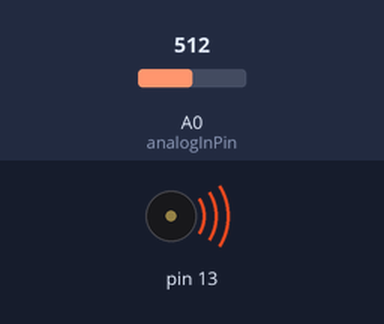
Bench run of a sketch on a simulated Arduino Uno, built with avr-gcc and run on an emulated ATmega328P. Shown: buzzer (waves = sounding). Inputs (shaded band) come from the test bench; at power-on: A0 (analogInPin) = 512.

Above: at 0.1 s.
Timing chart, 0 to 1.6 s (numbered marks = the images above):
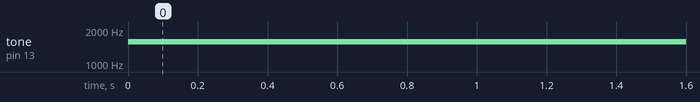

The sketch:

V2.ino
```cpp
#include "pitches.h"


const int analogInPin = A0; //Speaker or buzzer pin
const int stepRange = 16; //Range of the synth, rough estimate
const float toneSnap = 1.059384363933533; //currently set to a semitone
const int startingNote = NOTE_E5; //lowest note playable, also determines the key


int chromaticarray[] = {0,1,2,3,4,5,6,7,8,9,10,11,12};
int majorarray[] = {0,2,4,5,7,9,11};
int minorarray[] = {0,2,3,5,7,8,11};
int arparray[] = {0,4,7};
int marparray[] = {0,3,7};
int minorbluearray[] = {0,3,5,6,7,10,12};


int sensorValue = 0;
int noteValue = 0;

float getScaleFreq(int notearray[], int scaleNo, int arraysize){
  int scaleSize = arraysize / sizeof(int);
  return startingNote * pow(2, floor(scaleNo/scaleSize)) * pow(toneSnap,notearray[scaleNo%scaleSize]);
}

void setup() {
}

void loop() {
  sensorValue = analogRead(analogInPin);
  noteValue = map(sensorValue, 0, 1023, 0, stepRange);
  tone(13, getScaleFreq(minorbluearray, noteValue, sizeof(minorbluearray)));
  delay(2);
}
```

pitches.h
```cpp
#define NOTE_B0  31
#define NOTE_C1  33
#define NOTE_CS1 35
#define NOTE_D1  37
#define NOTE_DS1 39
#define NOTE_E1  41
#define NOTE_F1  44
#define NOTE_FS1 46
#define NOTE_G1  49
#define NOTE_GS1 52
#define NOTE_A1  55
#define NOTE_AS1 58
#define NOTE_B1  62
#define NOTE_C2  65
#define NOTE_CS2 69
#define NOTE_D2  73
#define NOTE_DS2 78
#define NOTE_E2  82
#define NOTE_F2  87
#define NOTE_FS2 93
#define NOTE_G2  98
#define NOTE_GS2 104
#define NOTE_A2  110
#define NOTE_AS2 117
#define NOTE_B2  123
#define NOTE_C3  131
#define NOTE_CS3 139
#define NOTE_D3  147
#define NOTE_DS3 156
#define NOTE_E3  165
#define NOTE_F3  175
#define NOTE_FS3 185
#define NOTE_G3  196
#define NOTE_GS3 208
#define NOTE_A3  220
#define NOTE_AS3 233
#define NOTE_B3  247
#define NOTE_C4  262
#define NOTE_CS4 277
#define NOTE_D4  294
#define NOTE_DS4 311
#define NOTE_E4  330
#define NOTE_F4  349
#define NOTE_FS4 370
#define NOTE_G4  392
#define NOTE_GS4 415
#define NOTE_A4  440
#define NOTE_AS4 466
#define NOTE_B4  494
#define NOTE_C5  523
#define NOTE_CS5 554
#define NOTE_D5  587
#define NOTE_DS5 622
#define NOTE_E5  659
#define NOTE_F5  698
#define NOTE_FS5 740
#define NOTE_G5  784
#define NOTE_GS5 831
#define NOTE_A5  880
#define NOTE_AS5 932
#define NOTE_B5  988
#define NOTE_C6  1047
#define NOTE_CS6 1109
#define NOTE_D6  1175
#define NOTE_DS6 1245
#define NOTE_E6  1319
#define NOTE_F6  1397
#define NOTE_FS6 1480
#define NOTE_G6  1568
#define NOTE_GS6 1661
#define NOTE_A6  1760
#define NOTE_AS6 1865
#define NOTE_B6  1976
#define NOTE_C7  2093
#define NOTE_CS7 2217
#define NOTE_D7  2349
#define NOTE_DS7 2489
#define NOTE_E7  2637
#define NOTE_F7  2794
#define NOTE_FS7 2960
#define NOTE_G7  3136
#define NOTE_GS7 3322
#define NOTE_A7  3520
#define NOTE_AS7 3729
#define NOTE_B7  3951
#define NOTE_C8  4186
#define NOTE_CS8 4435
#define NOTE_D8  4699
#define NOTE_DS8 4978
```

Measured:
- by itself, tone on pin 13: silent → 1567 Hz at 0.00 s
